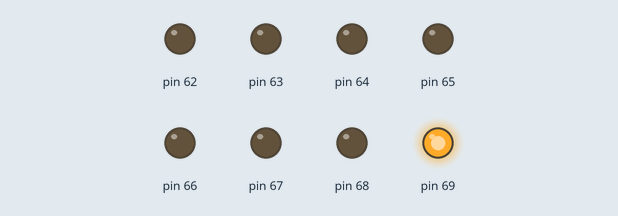
This sketch was run on a simulated Arduino Mega 2560, built with avr-gcc and run on an emulated ATmega2560. Shown: output pins drawn as LEDs (lit = HIGH).

Above: at 0.5 s.
At 2.5 s:
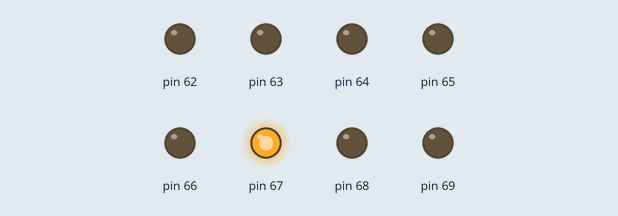
At 3.5 s:
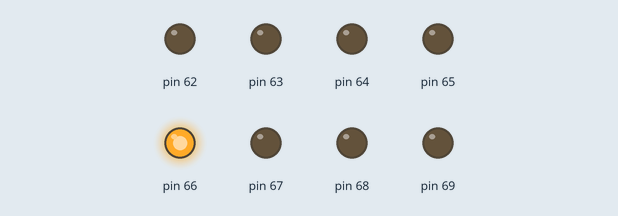
At 4.5 s:
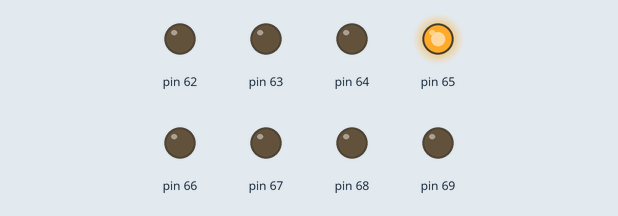
At 6.5 s:
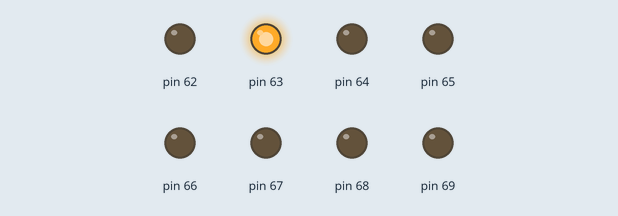
At 9.5 s:
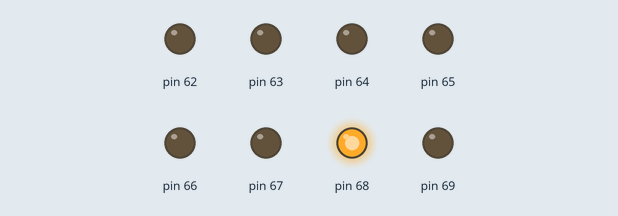
Timing chart, 0 to 10.4 s (numbered marks = the images above):
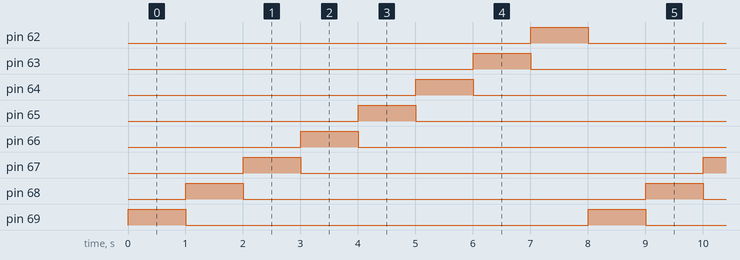

Measured:
- by itself, pin 62–69: alternates HIGH for 1.0 s and LOW for 7.0 s
- by itself, everything shown: repeats every 8.0 s, in 8 steps

The sketch:

corrimientoderecha.ino.ino
```cpp
//Autor:Darío Jorge Iglesias
#include<avr/IO.h>
int I;
void setup(){
DDRK =0b11111111;//PUERTOK SALIDA
PORTK=128;}
void loop(){
for(I=7;I>=0;I--){
  if(I==7)PORTK=128;
  else
  PORTK=PORTK / 2;//División /
  delay(1000); } }//end loop
```
